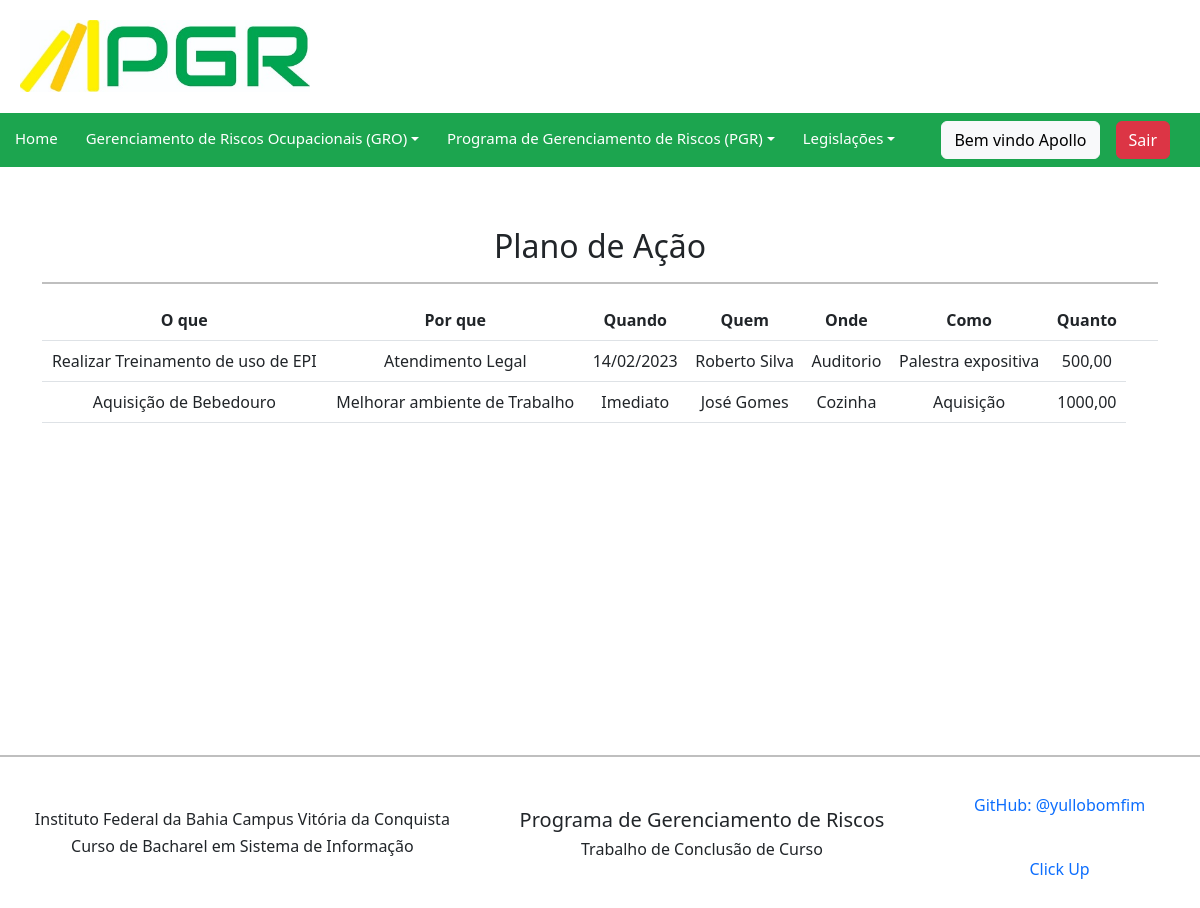
The app's page /planoacao/ (signed in) with its own data.
### pgr/models.py (models this page shows, shortened)
class Planoacao(models.Model):
    inventario = models.ForeignKey(Inventario, verbose_name=("inventario"), on_delete=models.CASCADE)
    oque = models.CharField(max_length=1000)
    porque = models.CharField(max_length=1000)
    quando = models.CharField(max_length=1000)
    quem = models.CharField(max_length=1000)
    onde = models.CharField(max_length=1000)
    como = models.CharField(max_length=1000)
    quanto = models.DecimalField(max_digits=7, decimal_places=2)
    class Meta:
        verbose_name = "plano_acao"
        verbose_name_plural = "planos_acao"
        ordering = ['inventario']

### pgr/views.py (the view)
# urls.py: path('planoacao/', PlanoacaoListView.as_view(), name='planoacao_list'),
class PlanoacaoListView(LoginRequiredMixin, ListView):
    login_url = reverse_lazy('login')
    model = Planoacao
    template_name = 'planoacao_list.html'
    context_object_name = 'planos_acao'

### pgr/templates/planoacao_list.html (shortened to what this page needs)
{% extends 'base.html' %}
{% load bootstrap %}
{% block content %}
<div class="container">
<div class="side-logo">
  <div class="table-responsive">
    <h2> Plano de Ação</h2>
    <hr>
    <table class="table">
      <thead>
        <tr>
          <th>O que</th>
          <th>Por que</th>
          <th>Quando</th>
          <th>Quem</th>
          <th>Onde</th>
          <th>Como</th>
          <th>Quanto</th>
          <th></th>
          <th></th>
        </tr>
      </thead>
      <tbody>
        {% for plano_acao in planos_acao %}
        <tr>
            <td>{{ plano_acao.oque }}</td>
            <td>{{ plano_acao.porque }}</td>
            <td>{{ plano_acao.quando }}</td>
            <td>{{ plano_acao.quem }}</td>
            <td>{{ plano_acao.onde }}</td>
            <td>{{ plano_acao.como }}</td>
            <td>{{ plano_acao.quanto }}</td>
        {% empty %}
            <td>Nenhum Plano de Ação cadastrado.</td>
          </tr>
        {% endfor %}
      </tbody>
  </table>
</div>
</div>
</div>
</div>
{% endblock %}

### pgr/templates/includes/navbar.html (shortened to what this page needs)
<nav class="navbar navbar-expand-lg navbar-light" style="background-color: #1ca54f;">
    <ul class="navbar-nav nav-text me-auto mb-2 mb-lg-0">
        <li class="nav-item">
            <a class="nav-link" href="{% url 'home'%}" >Home</a>
        </li>
        {% if user.is_authenticated %}
        <li class="nav-item dropdown dmenu">
            <a class="nav-link dropdown-toggle" href="#" id="navbardrop" data-toggle="dropdown">Gerenciamento de Riscos Ocupacionais (GRO)</a>
        </li>
        <li class="nav-item dropdown dmenu">
            <a class="nav-link dropdown-toggle" href="#" id="navbardrop" data-toggle="dropdown">Programa de Gerenciamento de Riscos (PGR)</a>
        </li>
        {% endif %}
        <li class="nav-item">
            <li class="nav-item dropdown dmenu">
            <a class="nav-link dropdown-toggle" href="#" id="navbardrop" data-toggle="dropdown">Legislações</a>
        </li>
    </ul>
        <div class="d-flex gap-3 align-items-center" style="margin-right: 30px">
            {% if user.is_authenticated %}
                <span class="btn btn-light">Bem vindo {{request.user|title}}</span>
                <a class="btn btn-danger" href="{% url 'logout' %}">Sair</a>
            {% endif %}
        </div>
</nav>

### pgr/static/css/pgr.css (style rules this page uses)
.side-logo { text-align: center; margin-top: 60px; }
.navbar-light .navbar-nav .nav-link { display: block; color: #fff; padding-left: 15px; padding-top: 5px; font-size: 15px; margin-right: 5px; text-decoration: none; transition: color 0.3s ease-in-out, background-color 0.3s ease-in-out; }
.container { min-height: inherit; margin: auto; justify-content: center; align-items: center; }
hr { height: 2px; width: 100%; border: 1px solid black; }

### records on screen
Planoacao: oque "Realizar Treinamento de uso de EPI", porque "Atendimento Legal", quando "14/02/2023", quem "Roberto Silva", onde "Auditorio", como "Palestra expositiva", quanto "500,00"
Planoacao: oque "Aquisição de Bebedouro", porque "Melhorar ambiente de Trabalho", quando "Imediato", quem "José Gomes", onde "Cozinha", como "Aquisição", quanto "1000,00"

### other values on screen
{{ request.user|title }} "Apollo"
